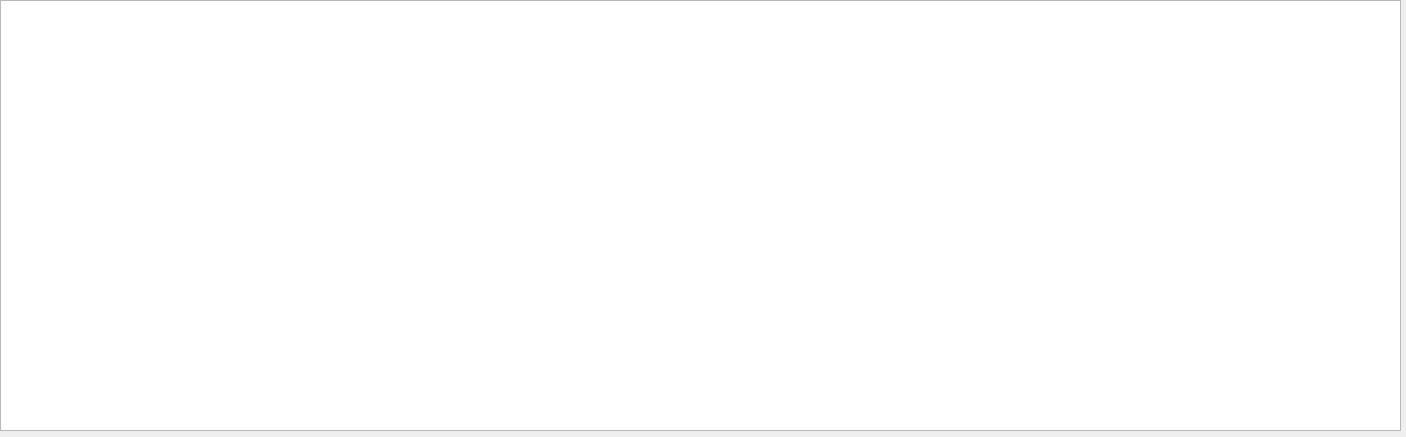
<?xml version="1.0" encoding="UTF-8"?>
<ui version="4.0">
 <class>QueryResultClass</class>
 <widget class="QMainWindow" name="QueryResultClass">
  <property name="geometry">
   <rect>
    <x>0</x>
    <y>0</y>
    <width>1406</width>
    <height>437</height>
   </rect>
  </property>
  <property name="windowTitle">
   <string>Таблица</string>
  </property>
  <widget class="QWidget" name="centralWidget">
   <widget class="QTableWidget" name="output_table">
    <property name="geometry">
     <rect>
      <x>0</x>
      <y>0</y>
      <width>1401</width>
      <height>431</height>
     </rect>
    </property>
    <property name="sizePolicy">
     <sizepolicy hsizetype="Preferred" vsizetype="Preferred">
      <horstretch>0</horstretch>
      <verstretch>0</verstretch>
     </sizepolicy>
    </property>
    <property name="font">
     <font>
      <pointsize>12</pointsize>
     </font>
    </property>
    <property name="focusPolicy">
     <enum>Qt::FocusPolicy::StrongFocus</enum>
    </property>
    <property name="contextMenuPolicy">
     <enum>Qt::ContextMenuPolicy::DefaultContextMenu</enum>
    </property>
    <property name="styleSheet">
     <string notr="true"/>
    </property>
    <property name="editTriggers">
     <set>QAbstractItemView::EditTrigger::NoEditTriggers</set>
    </property>
    <property name="tabKeyNavigation">
     <bool>false</bool>
    </property>
    <property name="showDropIndicator" stdset="0">
     <bool>false</bool>
    </property>
    <property name="dragEnabled">
     <bool>false</bool>
    </property>
    <property name="dragDropOverwriteMode">
     <bool>false</bool>
    </property>
    <property name="dragDropMode">
     <enum>QAbstractItemView::DragDropMode::NoDragDrop</enum>
    </property>
    <property name="alternatingRowColors">
     <bool>false</bool>
    </property>
    <property name="selectionMode">
     <enum>QAbstractItemView::SelectionMode::NoSelection</enum>
    </property>
    <property name="selectionBehavior">
     <enum>QAbstractItemView::SelectionBehavior::SelectItems</enum>
    </property>
    <property name="columnCount">
     <number>0</number>
    </property>
    <attribute name="horizontalHeaderVisible">
     <bool>true</bool>
    </attribute>
    <attribute name="horizontalHeaderCascadingSectionResizes">
     <bool>false</bool>
    </attribute>
    <attribute name="horizontalHeaderDefaultSectionSize">
     <number>232</number>
    </attribute>
    <attribute name="horizontalHeaderHighlightSections">
     <bool>true</bool>
    </attribute>
   </widget>
  </widget>
 </widget>
 <layoutdefault spacing="6" margin="11"/>
 <resources/>
 <connections/>
</ui>
